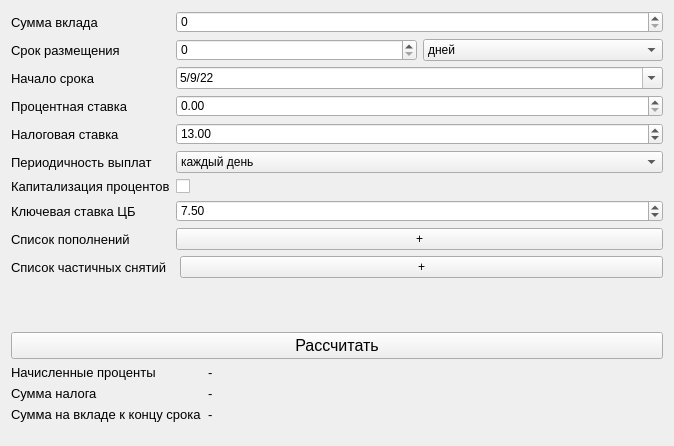
<?xml version="1.0" encoding="UTF-8"?>
<ui version="4.0">
 <class>depositCalc</class>
 <widget class="QWidget" name="depositCalc">
  <property name="geometry">
   <rect>
    <x>0</x>
    <y>0</y>
    <width>674</width>
    <height>446</height>
   </rect>
  </property>
  <property name="windowTitle">
   <string>deposit calculator</string>
  </property>
  <property name="styleSheet">
   <string notr="true">depositCalc {
	background-color: rgb(51, 255, 102);
}</string>
  </property>
  <layout class="QGridLayout" name="gridLayout">
   <item row="0" column="0">
    <layout class="QFormLayout" name="L1_add">
     <item row="0" column="0">
      <widget class="QLabel" name="label_1">
       <property name="font">
        <font>
         <pointsize>10</pointsize>
        </font>
       </property>
       <property name="text">
        <string>Сумма вклада</string>
       </property>
      </widget>
     </item>
     <item row="0" column="1">
      <widget class="QSpinBox" name="spinBox_StartSum">
       <property name="maximum">
        <number>100000000</number>
       </property>
       <property name="singleStep">
        <number>10000</number>
       </property>
      </widget>
     </item>
     <item row="1" column="0">
      <widget class="QLabel" name="label_2">
       <property name="font">
        <font>
         <pointsize>10</pointsize>
        </font>
       </property>
       <property name="text">
        <string>Cрок размещения</string>
       </property>
      </widget>
     </item>
     <item row="1" column="1">
      <layout class="QHBoxLayout" name="horizontalLayout">
       <item>
        <widget class="QSpinBox" name="spinBox_Period">
         <property name="maximum">
          <number>20000</number>
         </property>
         <property name="singleStep">
          <number>1</number>
         </property>
        </widget>
       </item>
       <item>
        <widget class="QComboBox" name="comboBox_Period">
         <property name="currentText">
          <string>дней</string>
         </property>
         <item>
          <property name="text">
           <string>дней</string>
          </property>
         </item>
         <item>
          <property name="text">
           <string>месяцев</string>
          </property>
         </item>
         <item>
          <property name="text">
           <string>лет</string>
          </property>
         </item>
        </widget>
       </item>
      </layout>
     </item>
     <item row="2" column="0">
      <widget class="QLabel" name="label_3">
       <property name="font">
        <font>
         <pointsize>10</pointsize>
        </font>
       </property>
       <property name="text">
        <string>Начало срока</string>
       </property>
      </widget>
     </item>
     <item row="2" column="1">
      <widget class="QDateEdit" name="dateBox_Date">
       <property name="dateTime">
        <datetime>
         <hour>0</hour>
         <minute>0</minute>
         <second>0</second>
         <year>2022</year>
         <month>9</month>
         <day>5</day>
        </datetime>
       </property>
       <property name="currentSection">
        <enum>QDateTimeEdit::DaySection</enum>
       </property>
       <property name="displayFormat">
        <string>d/M/yy</string>
       </property>
       <property name="calendarPopup">
        <bool>true</bool>
       </property>
       <property name="date">
        <date>
         <year>2022</year>
         <month>9</month>
         <day>5</day>
        </date>
       </property>
      </widget>
     </item>
     <item row="3" column="0">
      <widget class="QLabel" name="label_4">
       <property name="font">
        <font>
         <pointsize>10</pointsize>
        </font>
       </property>
       <property name="text">
        <string>Процентная ставка</string>
       </property>
      </widget>
     </item>
     <item row="3" column="1">
      <widget class="QDoubleSpinBox" name="doubleSpinBox_Percent">
       <property name="maximum">
        <double>200.000000000000000</double>
       </property>
      </widget>
     </item>
     <item row="4" column="0">
      <widget class="QLabel" name="label_5">
       <property name="font">
        <font>
         <pointsize>10</pointsize>
        </font>
       </property>
       <property name="text">
        <string>Налоговая ставка</string>
       </property>
      </widget>
     </item>
     <item row="4" column="1">
      <widget class="QDoubleSpinBox" name="doubleSpinBox_TaxRate">
       <property name="maximum">
        <double>200.000000000000000</double>
       </property>
       <property name="value">
        <double>13.000000000000000</double>
       </property>
      </widget>
     </item>
     <item row="5" column="0">
      <widget class="QLabel" name="label_6">
       <property name="font">
        <font>
         <pointsize>10</pointsize>
        </font>
       </property>
       <property name="text">
        <string>Периодичность выплат</string>
       </property>
      </widget>
     </item>
     <item row="5" column="1">
      <widget class="QComboBox" name="comboBox_Frequency">
       <property name="currentText">
        <string>каждый день</string>
       </property>
       <item>
        <property name="text">
         <string>каждый день</string>
        </property>
       </item>
       <item>
        <property name="text">
         <string>каждую неделю</string>
        </property>
       </item>
       <item>
        <property name="text">
         <string>раз в месяц</string>
        </property>
       </item>
       <item>
        <property name="text">
         <string>раз в квартал</string>
        </property>
       </item>
       <item>
        <property name="text">
         <string>раз в полгода</string>
        </property>
       </item>
       <item>
        <property name="text">
         <string>раз в год</string>
        </property>
       </item>
       <item>
        <property name="text">
         <string>в конце срока</string>
        </property>
       </item>
      </widget>
     </item>
     <item row="6" column="0">
      <widget class="QLabel" name="label_7">
       <property name="font">
        <font>
         <pointsize>10</pointsize>
        </font>
       </property>
       <property name="text">
        <string>Капитализация процентов</string>
       </property>
      </widget>
     </item>
     <item row="6" column="1">
      <widget class="QCheckBox" name="checkBox_Cap">
       <property name="text">
        <string/>
       </property>
      </widget>
     </item>
     <item row="7" column="0">
      <widget class="QLabel" name="label_8">
       <property name="font">
        <font>
         <pointsize>10</pointsize>
        </font>
       </property>
       <property name="text">
        <string>Ключевая ставка ЦБ</string>
       </property>
      </widget>
     </item>
     <item row="7" column="1">
      <widget class="QDoubleSpinBox" name="doubleSpinBox_RateCB">
       <property name="maximum">
        <double>200.000000000000000</double>
       </property>
       <property name="value">
        <double>7.500000000000000</double>
       </property>
      </widget>
     </item>
     <item row="8" column="0">
      <widget class="QLabel" name="label_9">
       <property name="font">
        <font>
         <pointsize>10</pointsize>
        </font>
       </property>
       <property name="text">
        <string>Список пополнений</string>
       </property>
      </widget>
     </item>
     <item row="8" column="1">
      <widget class="QPushButton" name="pushButton_ListAdd">
       <property name="text">
        <string>+</string>
       </property>
      </widget>
     </item>
    </layout>
   </item>
   <item row="2" column="0">
    <widget class="QPushButton" name="pushButton_result">
     <property name="font">
      <font>
       <pointsize>12</pointsize>
      </font>
     </property>
     <property name="text">
      <string>Рассчитать</string>
     </property>
    </widget>
   </item>
   <item row="3" column="0">
    <layout class="QFormLayout" name="L_out">
     <item row="0" column="0">
      <widget class="QLabel" name="label_11">
       <property name="font">
        <font>
         <pointsize>10</pointsize>
        </font>
       </property>
       <property name="text">
        <string>Начисленные проценты</string>
       </property>
      </widget>
     </item>
     <item row="0" column="1">
      <widget class="QLabel" name="label_out_percents">
       <property name="font">
        <font>
         <pointsize>10</pointsize>
        </font>
       </property>
       <property name="text">
        <string>-</string>
       </property>
      </widget>
     </item>
     <item row="1" column="1">
      <widget class="QLabel" name="label_out_tax">
       <property name="font">
        <font>
         <pointsize>10</pointsize>
        </font>
       </property>
       <property name="text">
        <string>-</string>
       </property>
      </widget>
     </item>
     <item row="2" column="0">
      <widget class="QLabel" name="label_13">
       <property name="font">
        <font>
         <pointsize>10</pointsize>
        </font>
       </property>
       <property name="text">
        <string>Сумма на вкладе к концу срока</string>
       </property>
      </widget>
     </item>
     <item row="2" column="1">
      <widget class="QLabel" name="label_out_sum">
       <property name="font">
        <font>
         <pointsize>10</pointsize>
        </font>
       </property>
       <property name="text">
        <string>-</string>
       </property>
      </widget>
     </item>
     <item row="1" column="0">
      <widget class="QLabel" name="label_12">
       <property name="font">
        <font>
         <pointsize>10</pointsize>
        </font>
       </property>
       <property name="text">
        <string>Сумма налога</string>
       </property>
      </widget>
     </item>
    </layout>
   </item>
   <item row="1" column="0">
    <layout class="QFormLayout" name="L2_sub">
     <item row="0" column="0">
      <widget class="QLabel" name="label_10">
       <property name="font">
        <font>
         <pointsize>10</pointsize>
        </font>
       </property>
       <property name="text">
        <string>Список частичных снятий  </string>
       </property>
      </widget>
     </item>
     <item row="0" column="1">
      <widget class="QPushButton" name="pushButton_ListRemove">
       <property name="text">
        <string>+</string>
       </property>
      </widget>
     </item>
    </layout>
   </item>
  </layout>
 </widget>
 <resources/>
 <connections/>
</ui>
